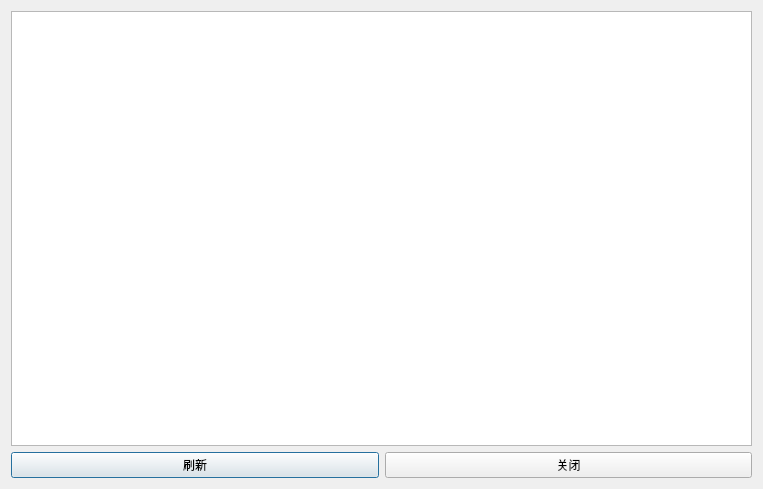
<?xml version="1.0" encoding="UTF-8"?>
<ui version="4.0">
 <class>FoundDialog</class>
 <widget class="QDialog" name="FoundDialog">
  <property name="geometry">
   <rect>
    <x>0</x>
    <y>0</y>
    <width>763</width>
    <height>489</height>
   </rect>
  </property>
  <property name="windowTitle">
   <string>寻物启事信息查看</string>
  </property>
  <property name="windowIcon">
   <iconset resource="resources.qrc">
    <normaloff>:/resources/Lost_And_Found.ico</normaloff>:/resources/Lost_And_Found.ico</iconset>
  </property>
  <layout class="QVBoxLayout" name="verticalLayout_2">
   <item>
    <layout class="QVBoxLayout" name="verticalLayout">
     <item>
      <widget class="QTableView" name="tableView"/>
     </item>
    </layout>
   </item>
   <item>
    <layout class="QHBoxLayout" name="horizontalLayout">
     <item>
      <widget class="QPushButton" name="pushButtonRef">
       <property name="text">
        <string>刷新</string>
       </property>
      </widget>
     </item>
     <item>
      <widget class="QPushButton" name="pushButton_2">
       <property name="text">
        <string>关闭</string>
       </property>
      </widget>
     </item>
    </layout>
   </item>
  </layout>
 </widget>
 <resources>
  <include location="resources.qrc"/>
 </resources>
 <connections/>
</ui>
